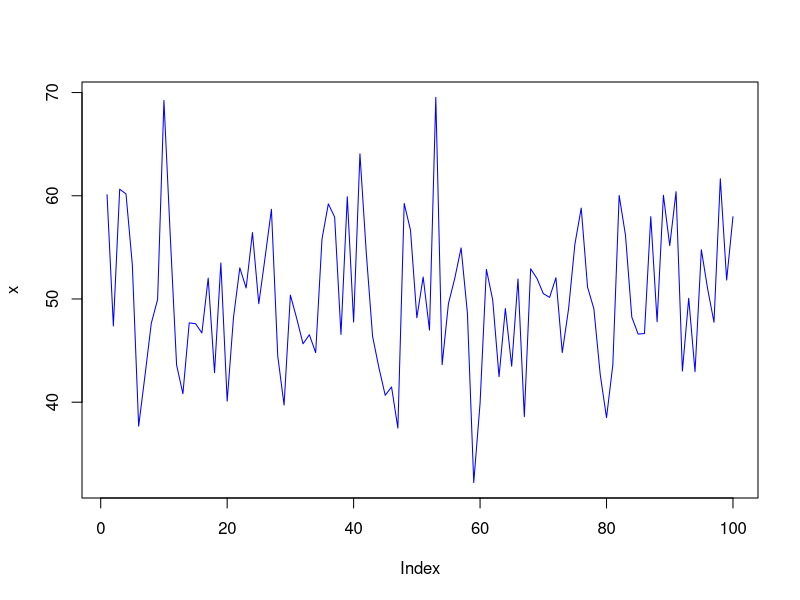
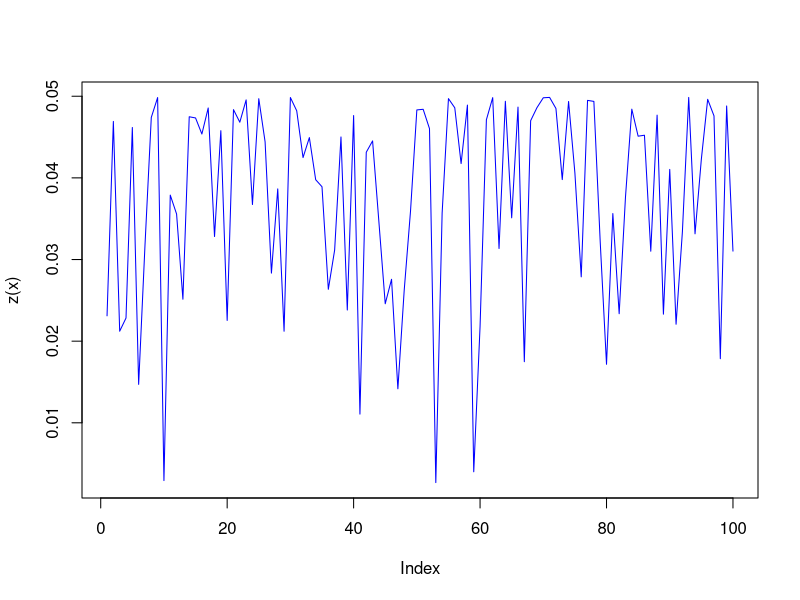
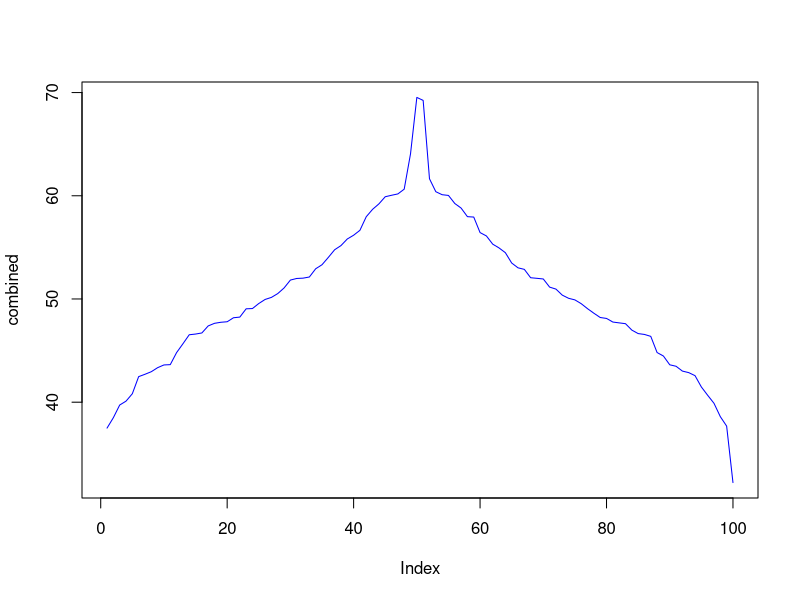
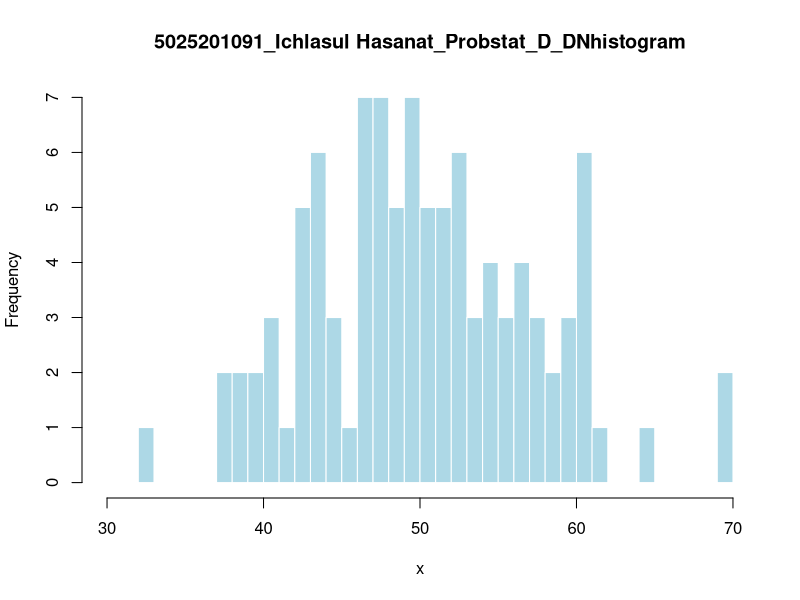

R code for these plots, in order:
set.seed(0)
sd <- 8 #standar deviasi
x <- rnorm(100, 50, sd) #men-generate 100 variabel acak dengan median 50

rata <- mean(x) #menghitung rata-rata detail dari x
x1 <- floor(mean(x)) #mencari x1 dari x1 <= x
x2 <- ceiling(mean(x)) #mencari x2 dari x >= x2

#6a = hitung Z-Score Nya dan plot data generate randomnya dalam bentuk grafik
z <- function(input){
  return ((1 / (sd * sqrt(2*22/7))) * exp(1) ^ (-0.5 * ((input - rata) / sd) ^ 2)) #rumus fungsi peluang murni
}

z(x1) #mencari z dari x1
z(x2) #mencari z dari x2

plot(x, type="l", col="blue") #plot nilai variabel acak

plot(z(x), type="l", col="blue") #plot nilai-nilai fungsi peluang (Z)

#program untuk membentuk pola standar
sortedx <- sort(x, decreasing = FALSE)
i <- l <- odd <- even <- 0
j <- k <- 1

#membagi menjadi 2 section ganjil dan genap
for(i in 1:100){
  if (i %% 2== 0){
    even[j] <- (sortedx[i])
    j <- j + 1
  }
  else{
    odd[k] <- (sortedx[i])
    k <- k + 1
  }
}

combined <- even

#membalikkan salah satu section tersebut menggabungkannya menjadi 1
flipped_odd <- sort(odd, decreasing = TRUE)
for(l in 1:50){
  combined[50 + l] <- flipped_odd[l]
}

plot(combined, type="l", col="blue") #plot fungsi peluang (z) yang telah tersortir dari tengah

#6b = Generate Histogram dari Distribusi Normal dengan breaks 50 + format penamaan
hist(x, main="5025201091_Ichlasul Hasanat_Probstat_D_DNhistogram", breaks=50, col="lightblue", border="white", xlim=c(30,70))

#6c = Mencari Nilai Varian
paste("nilai varian= ", sd^2)